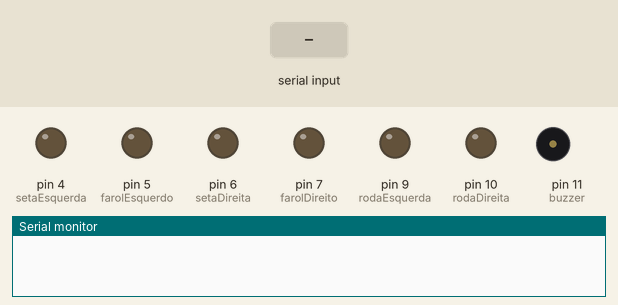
A sketch run on a simulated Arduino Uno, built with avr-gcc and run on an emulated ATmega328P. Parts: output pins drawn as LEDs (lit = HIGH), buzzer (waves = sounding), the last lines printed to the serial monitor. The test bench sets the inputs (shaded band).

Above: at 1.2 s.
1.3 s: "g" received over Serial
At 2.5 s:
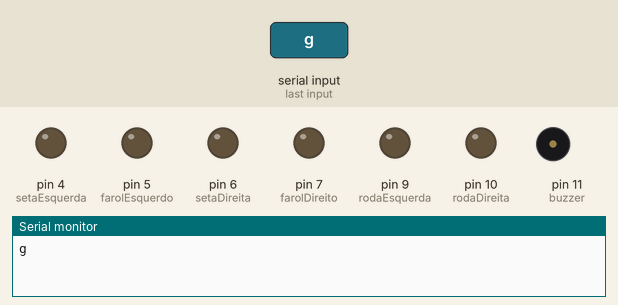
2.9 s: "e" received over Serial
At 3.7 s:
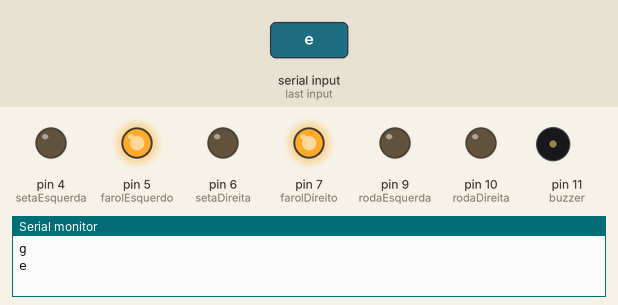
4.4 s: "b" received over Serial
At 4.8 s:
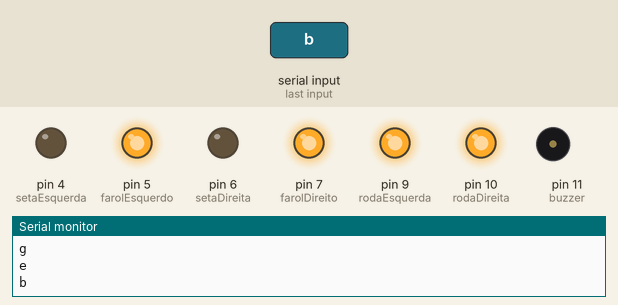
5.9 s: "f" received over Serial
At 7.1 s:
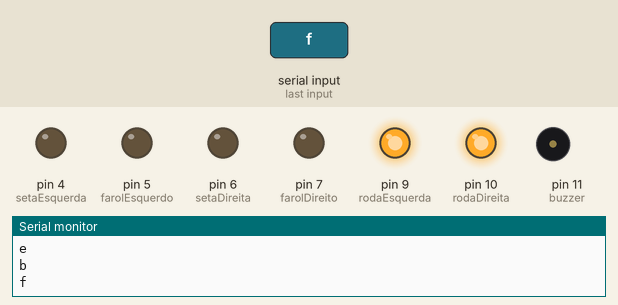
7.4 s: "c" received over Serial
At 8.3 s:
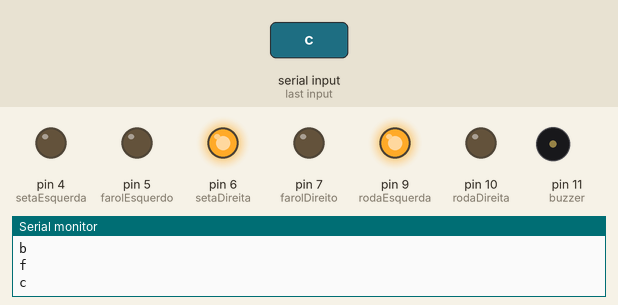
8.9 s: "d" received over Serial
At 9.5 s:
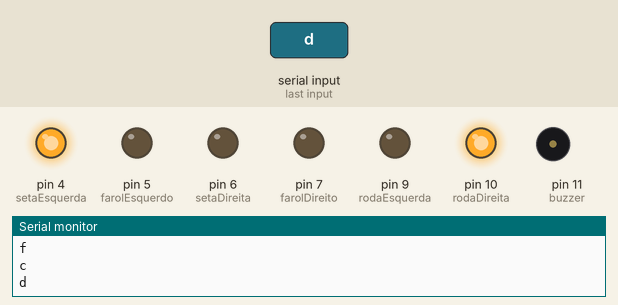
Timing chart, 0 to 11.4 s (numbered marks = the images above; inputs shaded):
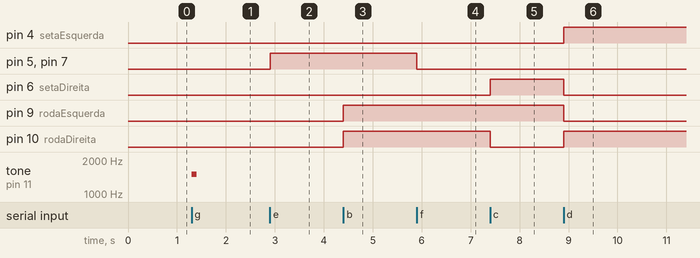

The sketch:

carrinhoAndroid.ino
```cpp
const int rodaEsquerda = 9;
const int rodaDireita  = 10;
const int setaEsquerda = 4;
const int farolEsquerdo = 5;
const int setaDireita = 6;
const int farolDireito = 7;
const int buzzer = 11;

 char acao = 'a';

void setup() {
  pinMode(rodaEsquerda, OUTPUT);
  pinMode(rodaDireita, OUTPUT);
  pinMode(setaEsquerda, OUTPUT);
  pinMode(farolEsquerdo, OUTPUT);
  pinMode(setaDireita, OUTPUT);
  pinMode(farolDireito, OUTPUT);
  pinMode(buzzer, OUTPUT);
  Serial.begin(9600);
}

void loop(){
    if (Serial.available() >0) {

        acao = Serial.read();

        Serial.println(acao);

       //CONTROLE BUZZER
        if(acao == 'g'){
          tone(buzzer,1500,100);

        }

        //CONTROLE FAROL
        if(acao == 'e'){
          digitalWrite(farolEsquerdo, HIGH);
          digitalWrite(farolDireito, HIGH);
        }

        if(acao == 'f'){
          digitalWrite(farolEsquerdo, LOW);
          digitalWrite(farolDireito, LOW);

        }

        //CONTROLE DIREÇÃO
        if(acao == 'a'){
          digitalWrite(rodaEsquerda, LOW);
          digitalWrite(rodaDireita, LOW);
          digitalWrite(setaEsquerda, LOW);
          digitalWrite(setaDireita, LOW);
        }else
        if(acao == 'b'){
          digitalWrite(rodaEsquerda, HIGH);
          digitalWrite(rodaDireita, HIGH);
          digitalWrite(setaEsquerda, LOW);
          digitalWrite(setaDireita, LOW);
        }else
        if(acao == 'c'){
          digitalWrite(rodaEsquerda, HIGH);
          digitalWrite(rodaDireita, LOW);
          digitalWrite(setaEsquerda, LOW);
          digitalWrite(setaDireita, HIGH);
        }else
        if(acao == 'd'){
          digitalWrite(rodaEsquerda, LOW);
          digitalWrite(rodaDireita, HIGH);
          digitalWrite(setaEsquerda, HIGH);
          digitalWrite(setaDireita, LOW);
        }


    }

    Serial.flush();

}
```

Measured:
- after the input at 1.3 s, tone on pin 11 (buzzer): silent → 1500 Hz at once, → silent 0.10 s later
- after the input at 2.9 s, pin 5 (farolEsquerdo), pin 7 (farolDireito): LOW → HIGH at once
- after the input at 4.4 s, pin 9 (rodaEsquerda), pin 10 (rodaDireita): LOW → HIGH at once
- after the input at 5.9 s, pin 5 (farolEsquerdo), pin 7 (farolDireito): HIGH → LOW at once
- after the input at 7.4 s, pin 6 (setaDireita): LOW → HIGH at once; pin 10 (rodaDireita): HIGH → LOW at once
- after the input at 8.9 s, pin 4 (setaEsquerda), pin 10 (rodaDireita): LOW → HIGH at once; pin 6 (setaDireita), pin 9 (rodaEsquerda): HIGH → LOW at once
